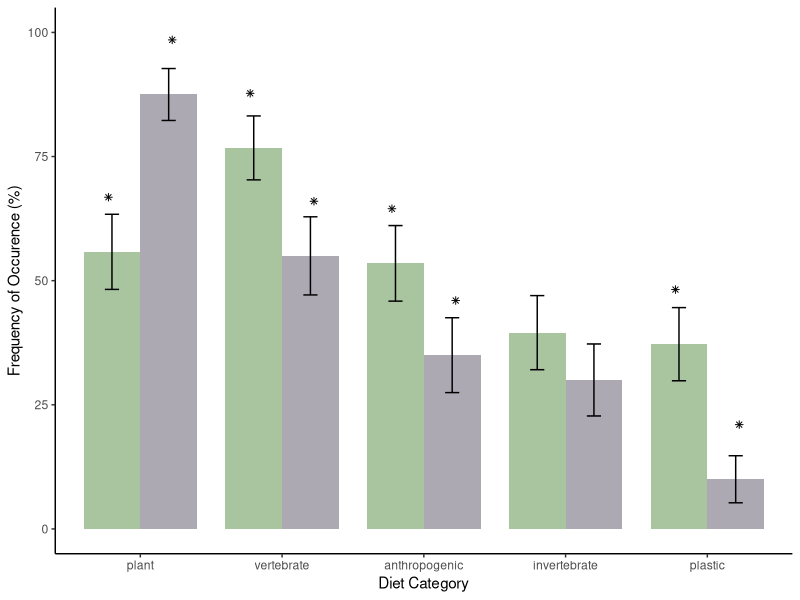

This figure's R source:
# load libraries
library(tidyverse)
library(boot)

# load data 
scat <- read.csv(file = "data/2_scat_data.csv")
# filter to only ringtail confirmed scat 
rscat <- dplyr::filter(scat, ringtail_confirmed == "yes") 
# transform to numeric 
rscat$plastic <- as.numeric(rscat$plastic)
rscat$anthropogenic <- as.numeric(rscat$anthropogenic)
rscat$invertebrate <- as.numeric(rscat$invertebrate)
rscat$vertebrate <- as.numeric(rscat$vertebrate)
rscat$plant <- as.numeric(rscat$plant)

dc_raw <- rscat %>% 
  group_by(tourism_level) %>% 
  summarise(scat = n(), 
            plasticFO = sum(plastic), 
            anthropogenicFO =sum(anthropogenic),
            invertebrateFO =  sum(invertebrate),
            vertebrateFO = sum(vertebrate),
            plantFO =  sum(plant))
dc_raw_long <- dc_raw %>%
  pivot_longer(cols = ends_with("FO"), 
               names_to = "diet_category", 
               values_to = "frequency")
dc_raw_long$pct_FO <- round((dc_raw_long$frequency / dc_raw_long$scat)*100,2)
dc_raw_long$SE <-  round(sqrt((dc_raw_long$frequency / dc_raw_long$scat)*(1-(dc_raw_long$frequency / dc_raw_long$scat))/dc_raw_long$scat)*100,2)
dc_raw_long$diet_category <- substr(dc_raw_long$diet_category,1,nchar(dc_raw_long$diet_category)-2)
dc_raw_long$significant <- c("yes","yes","no","yes","yes","yes","yes","no","yes","yes")

# plot the raw values and calculated SE 
dc_bp <- ggplot(dc_raw_long, aes(x = reorder(diet_category, -pct_FO), y = pct_FO, fill = tourism_level, shape = significant)) + 
  geom_bar(stat = "identity", position =position_dodge(), width = 0.8) + 
  geom_errorbar(aes(ymax = (pct_FO + SE), ymin = (pct_FO-SE)), position = position_dodge(0.8), width = 0.2) + 
  scale_fill_manual(values=c("#A9C5A0", "#ADA9B2")) +
  labs(y = "Frequency of Occurence (%)", x = "Diet Category") + 
  theme_classic() +
  theme(legend.position="none") + 
  geom_point(aes(y = pct_FO + 11),
             position = position_dodge(0.9), 
             show.legend = FALSE) +
  scale_shape_manual(values = c(NA, 8)) + 
  ylim(0,100)

# save the plot
png(filename="figures/Figure2a.png", width = 6, height = 4, unit = 'in', res = 300)
dc_bp
dev.off()

# bootstrap proportions of diet categories for %FO 

# Define a function to calculate the column means
# col_mean <- function(data, indices, col) {
#  return(mean(data[indices, col]))
#}

# Set the seed for reproducibility
#set.seed(1993)
#level <- 0.95 # confidence level 

# BACKCOUNTRY SCATS 
# Perform bootstrap sampling for each column
#boot_results_bc_plastic <- boot(bc_scats, col_mean, R = 1000, col = 12)
#boot_results_bc_anthro <- boot(bc_scats, col_mean, R = 1000, col = 13)
#boot_results_bc_inv <- boot(bc_scats, col_mean, R = 1000, col = 14)
#boot_results_bc_vert <- boot(bc_scats, col_mean, R = 1000, col = 15)
#boot_results_bc_plant <- boot(bc_scats, col_mean, R = 1000, col = 16)

# Create a data frame for each diet category with the proportion of all boot strap replicates
## PLASTIC
#bc_plastic_bs <- data.frame(
#  site_type = rep("backcountry", 1000),
#  diet_category = rep("plastic", 1000),
#  bootstrap  = boot_results_bc_plastic$t)
## ANTHROPOGENIC
#bc_anthro_bs <- data.frame(
#  site_type = rep("backcountry", 1000),
#  diet_category = rep("anthropogenic", 1000),
#  bootstrap  = boot_results_bc_anthro$t)
## INVERTS
#bc_inv_bs <- data.frame(
#  site_type = rep("backcountry", 1000),
#  diet_category = rep("invertebrate", 1000),
#  bootstrap  = boot_results_bc_inv$t)
## VERTS
#bc_vert_bs <- data.frame(
#  site_type = rep("backcountry", 1000),
#  diet_category = rep("vertebrate", 1000),
#  bootstrap  = boot_results_bc_vert$t)
## PLANTS
#bc_plant_bs <- data.frame(
#  site_type = rep("backcountry", 1000),
#  diet_category = rep("plant", 1000),
#  bootstrap  = boot_results_bc_plant$t)
# group all backcountry together for plotting 
#bc_cats_bs <- rbind(bc_plastic_bs, bc_anthro_bs, bc_inv_bs, bc_vert_bs, bc_plant_bs)

# Calculate the 95% confidence intervals for each column
#conf_intervals_bc_plastic <- boot.ci(boot_results_bc_plastic, conf = level, type = "perc")
#conf_intervals_bc_anthro <- boot.ci(boot_results_bc_anthro, conf = level, type = "perc")
#conf_intervals_bc_inv <- boot.ci(boot_results_bc_inv, conf = level, type = "perc")
#conf_intervals_bc_vert <- boot.ci(boot_results_bc_vert, conf = level, type = "perc")
#conf_intervals_bc_plant <- boot.ci(boot_results_bc_plant, conf = level, type = "perc")

#bc_report <- data.frame(
#  site_type = rep("backcountry", 5),
#  diet_category = colnames(bc_scats[12:16]),
#  est = c(
#    boot_results_bc_plastic$t0,
#    boot_results_bc_anthro$t0,
#    boot_results_bc_inv$t0,
#    boot_results_bc_vert$t0,
#    boot_results_bc_plant$t0
#  ),
#  level = rep(level, 5),
#  lower = c(
#    conf_intervals_bc_plastic$percent[4],
#    conf_intervals_bc_anthro$percent[4],
#    conf_intervals_bc_inv$percent[4],
#    conf_intervals_bc_vert$percent[4],
#    conf_intervals_bc_plant$percent[4]
#  ),
#  upper = c(
#    conf_intervals_bc_plastic$percent[5],
#    conf_intervals_bc_anthro$percent[5],
#    conf_intervals_bc_inv$percent[5],
#    conf_intervals_bc_vert$percent[5],
#    conf_intervals_bc_plant$percent[5]
#  ), 
#  std_dev = c(
 #   sd(boot_results_bc_plastic$t), 
 #   sd(boot_results_bc_anthro$t),
  #  sd(boot_results_bc_inv$t),
#    sd(boot_results_bc_vert$t),
#    sd(boot_results_bc_plant$t)
#  ),
#  std_error = c(
#   sd(boot_results_bc_plastic$t)/sqrt(nrow(boot_results_bc_plastic$data)), 
#    sd(boot_results_bc_anthro$t)/sqrt(nrow(boot_results_bc_anthro$data)),
#    sd(boot_results_bc_inv$t)/sqrt(nrow(boot_results_bc_inv$data)),
#   sd(boot_results_bc_vert$t)/sqrt(nrow(boot_results_bc_vert$data)),
#    sd(boot_results_bc_plant$t/sqrt(nrow(boot_results_bc_plant$data)))
 # )
#)

# FRONTCOUNTRY SCATS 
# Perform bootstrap sampling for each column
#boot_results_fc_plastic <- boot(fc_scats, col_mean, R = 1000, col = 12)
#boot_results_fc_anthro <- boot(fc_scats, col_mean, R = 1000, col = 13)
#boot_results_fc_inv <- boot(fc_scats, col_mean, R = 1000, col = 14)
#boot_results_fc_vert <- boot(fc_scats, col_mean, R = 1000, col = 15)
#boot_results_fc_plant <- boot(fc_scats, col_mean, R = 1000, col = 16)

# Create a data frame for each diet category with the proportion of all boot strap replicates
## PLASTIC
#fc_plastic_bs <- data.frame(
#  site_type = rep("frontcountry", 1000),
#  diet_category = rep("plastic", 1000),
#  bootstrap  = boot_results_fc_plastic$t)
### ANTHROPOGENIC
#fc_anthro_bs <- data.frame(
#  site_type = rep("frontcountry", 1000),
#  diet_category = rep("anthropogenic", 1000),
#  bootstrap  = boot_results_fc_anthro$t)
## INVERTS
#fc_inv_bs <- data.frame(
#  site_type = rep("frontcountry", 1000),
#  diet_category = rep("invertebrate", 1000),
#  bootstrap  = boot_results_fc_inv$t)
## VERTS
#fc_vert_bs <- data.frame(
#  site_type = rep("frontcountry", 1000),
#  diet_category = rep("vertebrate", 1000),
#  bootstrap  = boot_results_fc_vert$t)
## PLANTS
#fc_plant_bs <- data.frame(
#  site_type = rep("frontcountry", 1000),
#  diet_category = rep("plant", 1000),
#  bootstrap  = boot_results_fc_plant$t)
# group all auto together for plotting 
#fc_cats_bs <- rbind(fc_plastic_bs, fc_anthro_bs, fc_inv_bs, fc_vert_bs, fc_plant_bs)

# Calculate the 95% confidence intervals for each column
#conf_intervals_fc_plastic <- boot.ci(boot_results_fc_plastic , conf = level, type = "perc")
#conf_intervals_fc_anthro <- boot.ci(boot_results_fc_anthro, conf = level, type = "perc")
#conf_intervals_fc_inv <- boot.ci(boot_results_fc_inv, conf = level, type = "perc")
#conf_intervals_fc_vert <- boot.ci(boot_results_fc_vert, conf = level, type = "perc")
#conf_intervals_fc_plant <- boot.ci(boot_results_fc_plant, conf = level, type = "perc")

#fc_report <- data.frame(
#  site_type = rep("frontcountry", 5),
#  diet_category = colnames(fc_scats[12:16]),
#  est = c(
#    boot_results_fc_plastic$t0,
#    boot_results_fc_anthro$t0,
#    boot_results_fc_inv$t0,
#    boot_results_fc_vert$t0,
#    boot_results_fc_plant$t0
#  ),
#  level = rep(level, 5),
#  lower = c(
#    conf_intervals_fc_plastic$percent[4],
#    conf_intervals_fc_anthro$percent[4],
#    conf_intervals_fc_inv$percent[4],
#    conf_intervals_fc_vert$percent[4],
#    conf_intervals_fc_plant$percent[4]
#  ),
#  upper = c(
#    conf_intervals_fc_plastic$percent[5],
#    conf_intervals_fc_anthro$percent[5],
#    conf_intervals_fc_inv$percent[5],
 #   conf_intervals_fc_vert$percent[5],
#    conf_intervals_fc_plant$percent[5]
#  ), 
#  std_dev = c(
#    sd(boot_results_fc_plastic$t), 
#    sd(boot_results_fc_anthro$t),
#    sd(boot_results_fc_inv$t),
#    sd(boot_results_fc_vert$t),
#    sd(boot_results_fc_plant$t)
#  ), 
#  std_error = c(
#    sd(boot_results_fc_plastic$t)/sqrt(nrow(boot_results_fc_plastic$data)), 
#    sd(boot_results_fc_anthro$t)/sqrt(nrow(boot_results_fc_anthro$data)),
#    sd(boot_results_fc_inv$t)/sqrt(nrow(boot_results_fc_inv$data)),
 #   sd(boot_results_fc_vert$t)/sqrt(nrow(boot_results_fc_vert$data)),
#    sd(boot_results_fc_plant$t)/sqrt(nrow(boot_results_fc_plant$data))
#))

#diet_cat_report <- rbind(bc_report, fc_report)

# perform statistical comparison between the bootstrap replicates 
# anthropogenic t test 
#t.test(fc_anthro_bs$bootstrap, bc_anthro_bs$bootstrap, alternative = "two.sided")
# invertebrate t test 
#t.test(fc_inv_bs$bootstrap, bc_inv_bs$bootstrap, alternative = "two.sided")
# plant t test 
#t.test(fc_plant_bs$bootstrap, bc_plant_bs$bootstrap, alternative = "two.sided")
# plastic t test 
#t.test(fc_plastic_bs$bootstrap, bc_plastic_bs$bootstrap, alternative = "two.sided")
# vertebrate t test 
#t.test(fc_vert_bs$bootstrap, bc_vert_bs$bootstrap, alternative = "two.sided")

# transform character to level so we can order facet and assign levels in decreasing %FO for wilderness scats 
#diet_cat_report$diet_category <- factor(diet_cat_report$diet_category, 
#                                        levels= c("plant",
#                                                  "vertebrate",
#                                                  "anthropogenic",
#                                                  "invertebrate", 
#                                                  "plastic"))
#bootstrap_merge <- rbind(bc_cats_bs, fc_cats_bs)
# transform proportion to percentage as Frequency of Occcurence 
#bootstrap_merge$FO_percent <- round(bootstrap_merge$bootstrap*100,2)
# transform character to level so we can order facet and assign levels in decreasing %FO for wilderness scats 
#bootstrap_merge$diet_category <- factor(bootstrap_merge$diet_category, levels= c("plant","vertebrate","anthropogenic","invertebrate", "plastic") )

# Plot the density of bootstrap replicates 
# png(filename="figures/Figure2OptA.png", width = 8, height = 6, unit = 'in', res = 300)
# diet_category_density_plot <- ggplot(bootstrap_merge, aes(x = FO_percent, fill = site_type)) + 
#  geom_density(bw="bcv", alpha = 0.4) + 
#  facet_wrap(~ diet_category,  ncol=1) +
#  geom_vline(data = diet_cat_report, aes(xintercept=round(est*100, 2)), color="black", linetype="dashed", size=0.8) + 
#  theme_classic() + 
#  scale_fill_manual(values=c("#47434C", "#A9C5A0")) +
#  #scale_y_continuous(breaks=seq(0,0.,by=0.05)) + 
#  theme(legend.position="none") +
#  labs(x = "Frequency of Occurence (%)", y = "Proportion of bootstrap replicates (n = 1,000)")
# diet_category_density_plot
# dev.off()

# Plot bar graph of bootstrap mean with standard error intervals from bootstrap process 
#diet_cat_bp <- ggplot(diet_cat_report, aes(x = diet_category, y = round(est*100,2), fill = site_type)) + 
#  geom_bar(stat = "identity", position =position_dodge(), width = 0.8) + 
#  geom_errorbar(aes(ymax = round((est + std_error)*100,2), ymin = round((est-std_dev)*100,2)), position = position_dodge(0.8), width = 0.2) + 
#  scale_fill_manual(values=c("#A9C5A0", "#ADA9B2")) + 
#  labs(y = "Frequency of Occurence (%)", x = "Diet Category") + 
#  theme_classic() +
#  theme(legend.position="none") + 
 # ylim(0,100)

# save the plot
#png(filename="figures/Figure2b.png", width = 6, height = 4, unit = 'in', res = 300)
#diet_cat_bp 
#dev.off()
